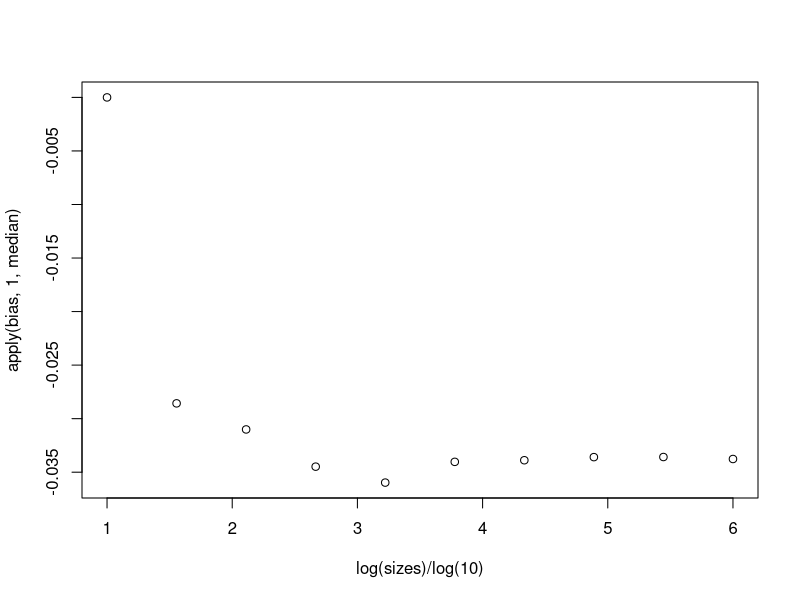
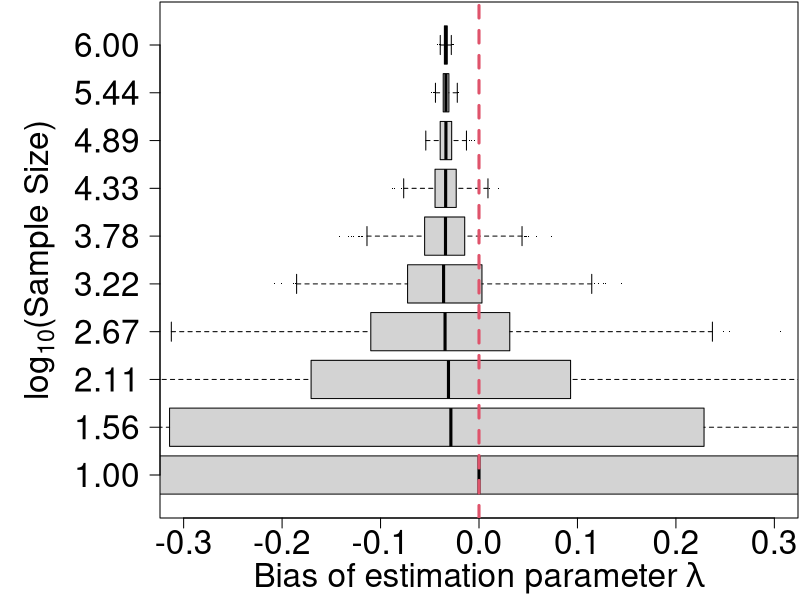

Reproduce these figures in R, in order.
simPois2 <- function(nn, lambda, trunca=2)
{# trunca take value of 0 or 1 as the max values to be truncated
  xx1 = rpois(nn, lambda = lambda)
  xx1[xx1 < trunca] =0
  return(xx1)
}  

set.seed(0)
lambda=5 # Possion distribution parameter
mm=10   # number of sample sizes  
ll=1000 # number of repeated experiments at each sample size
sizes <- 10^seq(1,6,length.out=mm)
bias <- matrix(NA, mm,ll)
for(ii in 1:mm) for(jj in 1:ll) bias[ii,jj] = mean(simPois2(sizes[ii],lambda))-lambda

#setwd("/Users/xzhang/Library/CloudStorage/Dropbox/Research Projects/BigSampleIssue")
png("PoisBias.png", width=1400, height=480)
par(mar = c(4.1, 8, 0.1, 0.1))
boxplot(t(bias),horizontal=T,pch=".",ylim=c(-0.3,0.3), yaxt="n", xlab=expression(paste("Bias of estimation parameter ",lambda)), cex.lab=2,cex.axis=2)
axis(side = 2, las = 2, at=1:mm, labels=sprintf("%0.2f", log10(sizes)), cex.lab=2,cex.axis=2)
title(ylab=expression(paste(log[10], "(Sample Size)")), line=5, cex.lab=2)
abline(v=0,col=2, lwd=3,lty=2)
dev.off()


plot(log(sizes)/log(10), apply(bias,1, median))